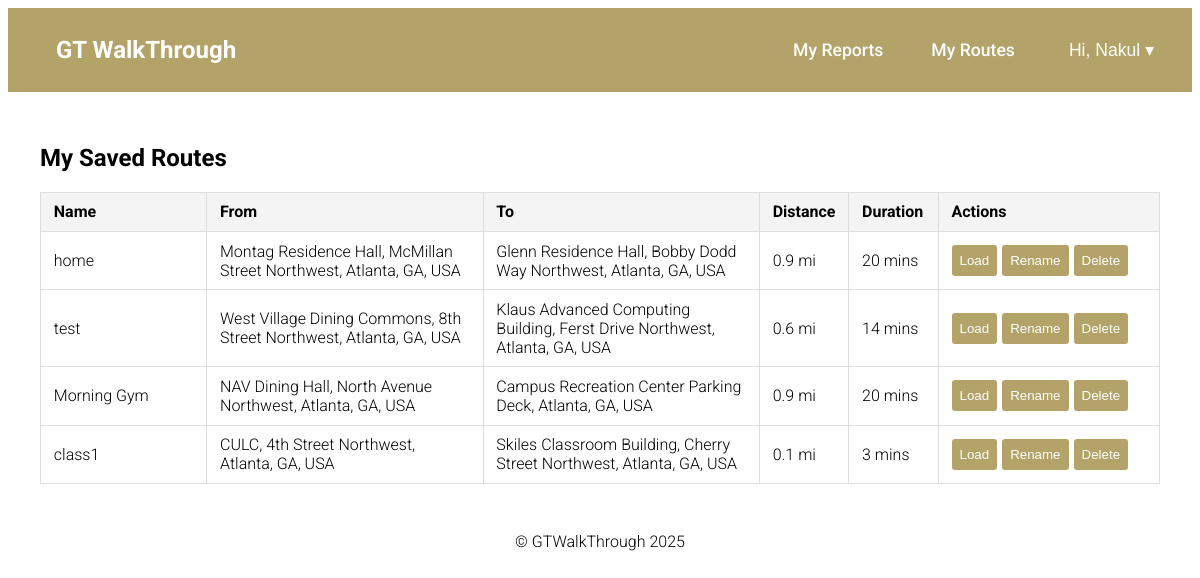
Page /my-routes/ (signed in) on the committed database.
### gtwt_app/models.py (models this page shows, shortened)
class SavedRoute(models.Model):
    user          = models.ForeignKey(User, on_delete=models.CASCADE, related_name='saved_routes')
    name          = models.CharField(max_length=100)
    origin        = models.CharField(max_length=255)
    destination   = models.CharField(max_length=255)
    travel_mode   = models.CharField(max_length=20)
    steps         = models.JSONField()
    distance_text = models.CharField(max_length=50)
    duration_text = models.CharField(max_length=50)
    created_at    = models.DateTimeField(auto_now_add=True)

### gtwt_app/views.py (the view)
# urls.py: path('my-routes/', views.my_routes, name='my_routes'),
@login_required
def my_routes(request):
    routes = SavedRoute.objects.filter(user=request.user).order_by('-created_at')
    for r in routes:
        if r.steps:
            r.steps_json = json.dumps(r.steps, cls=DjangoJSONEncoder).replace('"', '&quot;')
        else:
            r.steps_json = "[]" #fallback
    return render(request, 'my_routes.html', {'routes': routes})

### gtwt_app/templates/my_routes.html (shortened to what this page needs)
{% extends "base.html" %}
{% load static %}
 {% block content %}
<h2>My Saved Routes</h2>
{% if routes %}
<table class="route-table">
  <thead>
    <tr>
      <th style="width: 15%">Name</th>
      <th style="width: 25%">From</th>
      <th style="width: 25%">To</th>
      <th style="width: 7%">Distance</th>
      <th style="width: 8%">Duration</th>
      <th style="width: 20%">Actions</th>
    </tr>
  </thead>
  <tbody>
    {% for r in routes %}
    <tr data-route-id="{{ r.id }}">
      <td>
        <span class="route-name">{{ r.name }}</span>
      </td>
      <td>{{ r.origin }}</td>
      <td>{{ r.destination }}</td>
      <td>{{ r.distance_text }}</td>
      <td>{{ r.duration_text }}</td>
      <td>
        <div
          style="
            display: flex;
            flex-direction: row;
            gap: 5px;
            flex-wrap: wrap;
            align-items: center;
          "
        >
          <button
            class="route-btn load-route-btn"
            data-steps="{{ r.steps_json|safe }}"
          >
            Load
          </button>
          <button class="route-btn rename-btn">Rename</button>
          <button class="route-btn delete-route-btn">Delete</button>
        </div>
      </td>
    </tr>
    {% endfor %}
  </tbody>
</table>
{% else %}
<p>You haven’t saved any routes yet.</p>
{% endif %} {% endblock %}

### gtwt_app/templates/base.html (shortened to what this page needs)
<!DOCTYPE html>
<html lang="en">
  <head>
    {% load static %}
    <link rel="stylesheet" href="{% static 'css/style.css' %}" />
  </head>
  <body>
    <header>
      <nav
        style="
          display: flex;
          justify-content: space-between;
          align-items: center;
          padding: 0 2rem;
        "
      >
        <div style="display: flex; align-items: center; gap: 1rem">
          <a href="{% url 'home' %}" class="navbar-brand">GT WalkThrough</a>
        </div>
        {% if user.is_authenticated %}
        <div style="display: flex; align-items: center; gap: 2rem">
          <ul
            class="nav-links"
            style="display: flex; gap: 1rem; list-style: none"
          >
            <li><a href="{% url 'my_reports' %}">My Reports</a></li>
            <li><a href="{% url 'my_routes' %}">My Routes</a></li>
          </ul>
          <div class="dropdown" style="position: relative">
            <button
              id="dropdownButton"
              style="
                background: none;
                border: none;
                color: white;
                font-size: 1.1rem;
                cursor: pointer;
              "
            >
              Hi, {{ user.first_name|default:user.username }} &#9662;
            </button>
          </div>
        </div>
        {% endif %}
      </nav>
    </header>
    <div class="content">{% block content %}{% endblock %}</div>
    <footer>
      <p>&copy; GTWalkThrough 2025</p>
    </footer>
  </body>
</html>

### gtwt_app/static/css/style.css (style rules this page uses)
header { background-color: #222; padding: 1rem 0; }
nav { display: flex; justify-content: space-between; align-items: center; padding: 0 2rem; }
.navbar-brand { font-size: 1.5rem; font-weight: bold; color: #ffa500; }
.nav-links { list-style: none; display: flex; gap: 1rem; }
.nav-links a { text-decoration: none; color: #ffa500; font-size: 1.1rem; padding: 0.5rem 1rem; transition: background-color 0.3s ease; }
.content { padding: 2rem; }
.route-table { width: 100%; border-collapse: collapse; margin-top: 1rem; }
.route-table th, .route-table td { border: 1px solid #ddd; padding: 0.6rem 0.8rem; text-align: left; }
.route-table th { background-color: #f4f4f4; }
.load-route-btn { background-color: #b3a369; border: none; color: white; padding: 0.4rem 0.8rem; border-radius: 4px; cursor: pointer; }

### gtwt_app/templates/base.html (style rules this page uses)
body { font-family: "Roboto", sans-serif; font-weight: 300; }
header { background-color: #b3a369; padding: 1rem 0; }
nav { display: flex; justify-content: space-between; align-items: center; padding: 0 2rem; }
.navbar-brand { font-family: "Roboto", sans-serif; font-size: 1.5rem; font-weight: 700; color: white; text-decoration: none; padding: 0.5rem 1rem; transition: background-color 0.3s ease; border-radius: 5px; }
.nav-links { list-style: none; display: flex; gap: 1rem; }
.nav-links a { font-family: "Roboto", sans-serif; font-weight: 500; text-decoration: none; color: white; font-size: 1.1rem; padding: 0.5rem 1rem; transition: background-color 0.3s ease; }
.content { padding: 2rem; }
footer { text-align: center; }

### gtwt_app/templates/my_routes.html (style rules this page uses)
.route-btn { background-color: #B3A369; border: 0px solid; color: white; padding: 8px; border-radius: 3px; }

### rows in the picture
SavedRoute: name "home", origin "Montag Residence Hall, McMillan Street Northwest, Atlanta, GA, USA", destination "Glenn Residence Hall, Bobby Dodd Way Northwest, Atlanta, GA, USA", distance_text "0.9 mi", duration_text "20 mins"
SavedRoute: name "test", origin "West Village Dining Commons, 8th Street Northwest, Atlanta, GA, USA", destination "Klaus Advanced Computing Building, Ferst Drive Northwest, Atlanta, GA, USA", distance_text "0.6 mi", duration_text "14 mins"
SavedRoute: name "Morning Gym", origin "NAV Dining Hall, North Avenue Northwest, Atlanta, GA, USA", destination "Campus Recreation Center Parking Deck, Atlanta, GA, USA", distance_text "0.9 mi", duration_text "20 mins"
SavedRoute: name "class1", origin "CULC, 4th Street Northwest, Atlanta, GA, USA", destination "Skiles Classroom Building, Cherry Street Northwest, Atlanta, GA, USA", distance_text "0.1 mi", duration_text "3 mins"

### other values in the picture
{{ user.first_name|default:user.username }} "Nakul"
